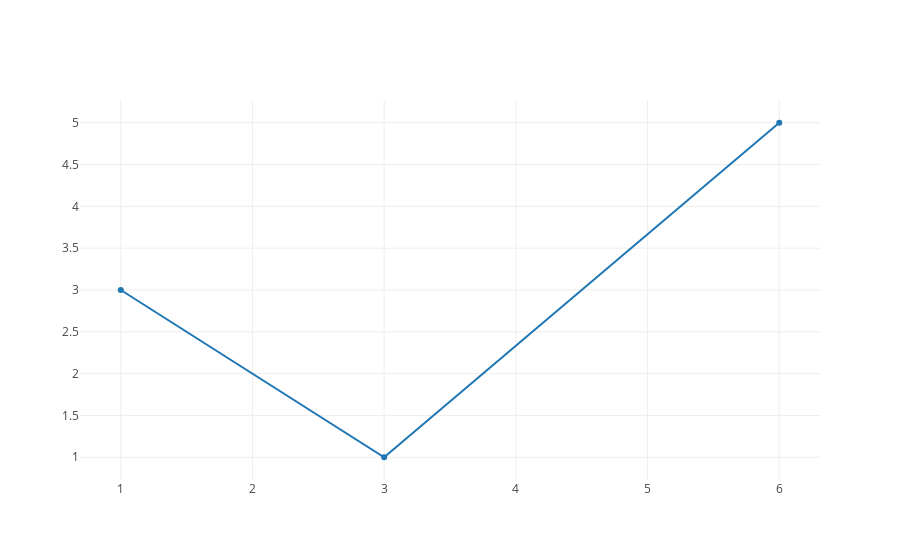

The cell this chart's notebook holds for it:
### Markdown cell above
#### Use the iplot function in order to plot the line inline
The same plot we generated earlier, but within our notebook. Notice that this is an interactive plot which supplies several options including:
* Download the plot as a png file
* Editing the plot in Plotly's own editing tool - Chart Studio
* Zooming in and out
* Selecting a section of the plot using a box select or lasso select tool

### Code cell
offline.iplot([{'x': [1, 3, 6], 
                'y': [3, 1, 5]}])

### Figure 1 — Plotly figure (JSON) as saved in the notebook; plotly's stock layout.template omitted (floating-point values rounded to 4 significant figures)
{"data": [{"type": "scatter", "uid": "60ec01e4-366e-4b5e-b69a-447eb5a7815e", "x": [1, 3, 6], "y": [3, 1, 5]}], "layout": {}}
